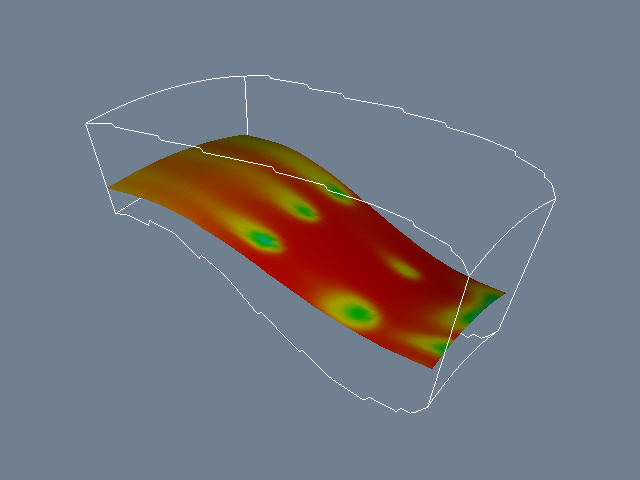

The Python source for this figure:
#!/usr/bin/env python

# Colour a plane extracted from PLOT3D combustor data using a rainbow
# lookup table, with a wireframe outline of the structured grid.

import os
from pathlib import Path

# Factory overrides: importing these modules registers the OpenGL rendering
# and interaction style implementations for vtkRenderingCore factory classes.
import vtkmodules.vtkInteractionStyle  # noqa: F401
import vtkmodules.vtkRenderingOpenGL2  # noqa: F401

# VTK pipeline classes used in this example
from vtkmodules.vtkCommonCore import vtkLookupTable
from vtkmodules.vtkFiltersCore import vtkStructuredGridOutlineFilter
from vtkmodules.vtkFiltersGeometry import vtkStructuredGridGeometryFilter
from vtkmodules.vtkIOParallel import vtkMultiBlockPLOT3DReader
from vtkmodules.vtkRenderingCore import (
    vtkActor,
    vtkPolyDataMapper,
    vtkRenderWindow,
    vtkRenderWindowInteractor,
    vtkRenderer,
)

# Colors (normalized RGB)
background = (0.439, 0.502, 0.565)

# Data directory
data_dir = Path(os.environ.get("VPE_DATA_DIR", Path(__file__).parent))

# Reader: load PLOT3D combustor geometry and solution
reader = vtkMultiBlockPLOT3DReader()
reader.SetXYZFileName(str(data_dir / "combxyz.bin"))
reader.SetQFileName(str(data_dir / "combq.bin"))
reader.SetScalarFunctionNumber(100)
reader.SetVectorFunctionNumber(202)
reader.Update()

grid = reader.GetOutput().GetBlock(0)

# Filter: extract a planar slice at k=7 from the structured grid
plane = vtkStructuredGridGeometryFilter()
plane.SetInputData(grid)
plane.SetExtent(1, 100, 1, 100, 7, 7)

# Lookup table: rainbow colour map (red → blue)
lut = vtkLookupTable()
lut.SetNumberOfColors(256)
lut.SetHueRange(0.0, 0.667)
lut.Build()

# Mapper: map the extracted plane with scalar colouring
plane_mapper = vtkPolyDataMapper()
plane_mapper.SetInputConnection(plane.GetOutputPort())
plane_mapper.SetLookupTable(lut)
plane_mapper.SetScalarRange(grid.GetScalarRange())

# Actor: the coloured plane
plane_actor = vtkActor()
plane_actor.SetMapper(plane_mapper)

# Filter: wireframe outline of the full structured grid
outline = vtkStructuredGridOutlineFilter()
outline.SetInputData(grid)

# Mapper: map the outline
outline_mapper = vtkPolyDataMapper()
outline_mapper.SetInputConnection(outline.GetOutputPort())

# Actor: the wireframe outline
outline_actor = vtkActor()
outline_actor.SetMapper(outline_mapper)

# Renderer: assemble the scene
renderer = vtkRenderer()
renderer.AddActor(plane_actor)
renderer.AddActor(outline_actor)
renderer.SetBackground(background)
renderer.TwoSidedLightingOff()

# Window: display the rendered scene
render_window = vtkRenderWindow()
render_window.AddRenderer(renderer)
render_window.SetWindowName("rainbow")
render_window.SetMultiSamples(0)
render_window.SetSize(640, 480)

# Scene: position the camera to match the combustor view
camera = renderer.GetActiveCamera()
camera.SetClippingRange(3.95297, 50)
camera.SetFocalPoint(8.88908, 0.595038, 29.3342)
camera.SetPosition(-12.3332, 31.7479, 41.2387)
camera.SetViewUp(0.060772, -0.319905, 0.945498)

# Interactor: handle mouse and keyboard events
interactor = vtkRenderWindowInteractor()
interactor.SetRenderWindow(render_window)

# Launch the interactive visualization
render_window.Render()
interactor.Start()
